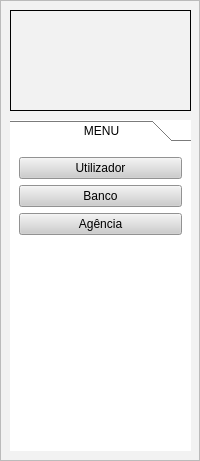
   <widget class="QFrame" name="frame_esquerda">
    <property name="geometry">
     <rect>
      <x>0</x>
      <y>10</y>
      <width>200</width>
      <height>461</height>
     </rect>
    </property>
    <property name="sizePolicy">
     <sizepolicy hsizetype="Fixed" vsizetype="Preferred">
      <horstretch>0</horstretch>
      <verstretch>0</verstretch>
     </sizepolicy>
    </property>
    <property name="minimumSize">
     <size>
      <width>200</width>
      <height>200</height>
     </size>
    </property>
    <property name="styleSheet">
     <string notr="true">background-color: rgb(242, 242, 242);</string>
    </property>
    <property name="frameShape">
     <enum>QFrame::StyledPanel</enum>
    </property>
    <property name="frameShadow">
     <enum>QFrame::Raised</enum>
    </property>
    <widget class="QToolBox" name="toolBox">
     <property name="geometry">
      <rect>
       <x>10</x>
       <y>120</y>
       <width>181</width>
       <height>331</height>
      </rect>
     </property>
     <property name="styleSheet">
      <string notr="true">QWidget{
background-color: rgb(255, 255, 255);
}
QPushButton{
background-color: rgb(205, 205, 205);
}</string>
     </property>
     <property name="currentIndex">
      <number>0</number>
     </property>
     <widget class="QWidget" name="page_menu">
      <property name="geometry">
       <rect>
        <x>0</x>
        <y>0</y>
        <width>181</width>
        <height>301</height>
       </rect>
      </property>
      <attribute name="label">
       <string>                     MENU</string>
      </attribute>
      <layout class="QVBoxLayout" name="verticalLayout_3">
       <item>
        <widget class="QPushButton" name="pushButton_utilizador">
         <property name="text">
          <string>Utilizador</string>
         </property>
        </widget>
       </item>
       <item>
        <widget class="QPushButton" name="pushButton_banco">
         <property name="text">
          <string>Banco</string>
         </property>
        </widget>
       </item>
       <item>
        <widget class="QPushButton" name="pushButton_agencia">
         <property name="text">
          <string>Agência</string>
         </property>
        </widget>
       </item>
       <item>
        <spacer name="verticalSpacer_3">
         <property name="orientation">
          <enum>Qt::Vertical</enum>
         </property>
         <property name="sizeHint" stdset="0">
          <size>
           <width>20</width>
           <height>40</height>
          </size>
         </property>
        </spacer>
       </item>
      </layout>
     </widget>
    </widget>
    <widget class="QLabel" name="label_logo">
     <property name="geometry">
      <rect>
       <x>10</x>
       <y>10</y>
       <width>181</width>
       <height>101</height>
      </rect>
     </property>
     <property name="styleSheet">
      <string notr="true"/>
     </property>
     <property name="frameShape">
      <enum>QFrame::Box</enum>
     </property>
     <property name="text">
      <string/>
     </property>
    </widget>
   </widget>
